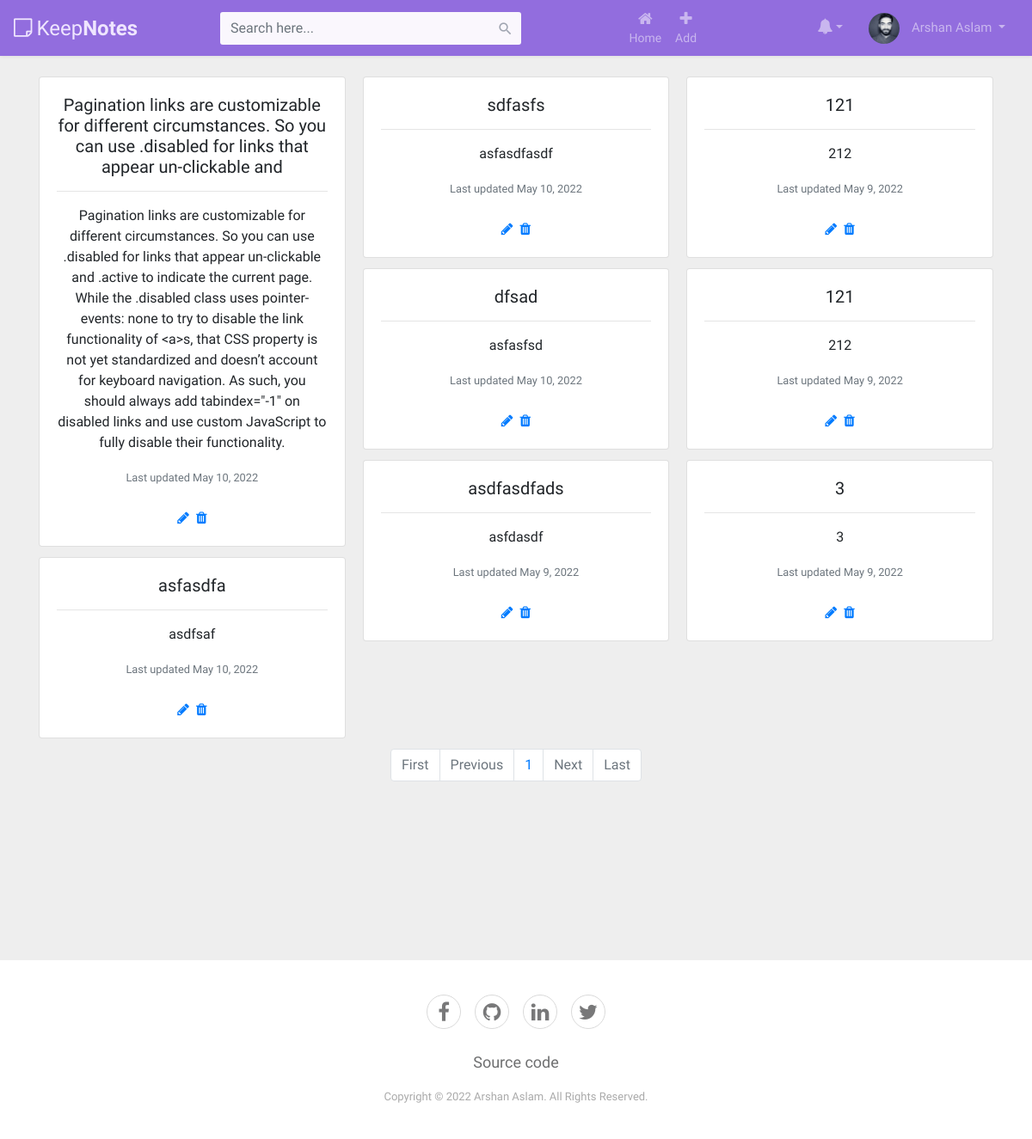
/notes/ (signed in), run on the app's committed database.
### accounts/models.py (models this page shows, shortened)
class User(AbstractUser):
    username_alphanumeric_validator = RegexValidator(r'^[0-9a-zA-Z]*$', 'Only alphanumeric characters are allowed.')
    username = models.CharField(
        _('username'),
        max_length=150,
        unique=True,
        help_text=_('Only alphanumeric characters are allowed'),
        validators=[username_alphanumeric_validator],
        error_messages={
            'unique': _("A user with that username already exists."),
        }
    )
    first_name = models.CharField(_('first name'), max_length=150, blank=True, null=False)
    last_name = models.CharField(_('last name'), max_length=150, blank=True, null=False)
    date_of_birth = models.DateField(_('date_of_birth'), max_length=150, blank=True, null=True)
    email = models.EmailField(unique=True)
    avatar = models.ImageField(upload_to="profiles/avatars/", default='default.png', null=True, blank=True)

### notes/models.py (models this page shows, shortened)
class Notes(models.Model):
    id = models.BigAutoField(primary_key=True)
    user = models.ForeignKey(User, on_delete=models.CASCADE, related_name='notes')
    title = models.CharField(max_length=150, blank=False, null=False)
    body = models.CharField(max_length=2000, blank=True, null=True)
    created_on = models.DateTimeField(auto_now_add=True)
    updated_on = models.DateTimeField(auto_now=True)
    class Meta:
        ordering = ["-created_on"]
        verbose_name_plural = "Notes"

### notes/views.py (the view)
# urls.py: path('notes/', views.NoteListView.as_view(), name='author_notes_list'),
class NoteListView(LoginRequiredMixin, ListView):
    model = Notes
    paginate_by = 8
    def get_queryset(self):
        return self.model.objects.filter(user=self.request.user).order_by('-created_on')

### notes/templates/notes/notes_list.html (shortened to what this page needs)
{% extends 'main/base.html' %}
{% load crispy_forms_tags %}
{% block content %}
    {% if notes_list %}
        <div class="container-xl mt-4">
            <div class="card-columns">
                {% for object in notes_list %}
                    <div class="card text-center">
                        <div class="card-body">
                            <h5 class="card-title">{{ object.title }}</h5>
                            <hr>
                            <p class="card-text">{{ object.body }}</p>
                            <p class="card-text"><small class="text-muted">Last updated {% if object.updated_on %}
                                {{ object.updated_on|date }}
                            {% else %}
                                {{ object.created_on|date }}
                            {% endif %}</small></p>
                            <div class="mt-4 text-center">
                                <a
                                        id="MainContent_gvNotes_ibtnUpdate_0"
                                        title="Update Note"
                                        class="m-portlet__nav-link m-portlet__nav-link--icon m--icon-font-size-lg1 textdecoration"
                                        href="{% url 'note_update' pk=object.id %}"
                                >
                                    <i class="fa fa-pencil"></i>
                                </a>
                                <a title="Delete"
                                        class="m-portlet__nav-link m-portlet__nav-link--icon m--icon-font-size-lg1 ml-1 textdecoration"
                                        href="{% url 'note_delete' pk=object.id %}">
                                    <i class="fa fa-trash"></i>
                                </a>
                            </div>
                        </div>
                    </div>
                {% endfor %}
            </div>
        </div>
    {% else %}
        <div class="signin-form text-center">
            <form method="post">
                <h5>There is note yet!</h5>
            </form>
        </div>
    {% endif %}
    <nav>
        <ul class="pagination justify-content-center">
            {% if page_obj.has_previous %}
                <li class="page-item"><a href="?page=1" class="page-link">First</a></li>
                <li class="page-item"><a href="?page={{ page_obj.previous_page_number }}" class="page-link">Previous</a>
                </li>
            {% else %}
                <li class="page-item disabled"><a href="#" class="page-link">First</a></li>
                <li class="page-item disabled"><a disabled href="" class="page-link">Previous</a></li>
            {% endif %}
            {% for num in page_obj.paginator.page_range %}
                {% if page_obj.number == num %}
                    <li class="page-item"><a href="?page{{ num }}" class="page-link">{{ num }}</a></li>
                {% elif num > page_obj.number|add:'-3' and num < page_obj.number|add:'-3' %}
                    <li class="page-item"><a href="?page{{ num }}" class="page-link">{{ num }}</a></li>
                {% endif %}
            {% endfor %}
            {% if page_obj.has_next %}
                <li class="page-item"><a href="?page={{ page_obj.next_page_number }}" class="page-link">Next</a></li>
                <li class="page-item"><a href="?page={{ page_obj.paginator.num_pages }}" class="page-link">Last</a></li>
            {% else %}
                <li class="page-item disabled"><a href="" class="page-link">Next</a></li>
                <li class="page-item disabled"><a href="" class="page-link">Last</a></li>
            {% endif %}
        </ul>
    </nav>
{% endblock content %}

### templates/main/base.html (shortened to what this page needs)
{% load static %}
<!DOCTYPE html>
<html lang="en">
<head>
    <link rel="stylesheet" href="https://stackpath.bootstrapcdn.com/bootstrap/4.5.0/css/bootstrap.min.css">
    <link rel="stylesheet" href="https://maxcdn.bootstrapcdn.com/font-awesome/4.7.0/css/font-awesome.min.css">
    <link rel="stylesheet" href="{% static "assets/keep_note/css/main.css" %}">
</head>
<body>
<nav class="navbar navbar-expand-xl navbar-dark bg-dark">
    <a href="{% if user.is_authenticated %}{% url 'author_notes_list' %}{% else %}{% url 'home' %}{% endif %}" class="navbar-brand"><i class="fa fa-sticky-note-o"></i>Keep<b>Notes</b></a>
    <div id="navbarCollapse" class="collapse navbar-collapse justify-content-start">
        {% if user.is_authenticated %}
            <form action="{% url 'search_results' %}" method="get" class="navbar-form form-inline">
                <div class="input-group search-box">
                    <input type="text" name="q" id="search" class="form-control" placeholder="Search here...">
                    <span class="input-group-addon"><i class="material-icons">&#xE8B6;</i></span>
                </div>
            </form>
            <div class="navbar-nav ml-auto">
                <a href="{% url 'author_notes_list' %}" class="nav-item nav-link"><i
                        class="fa fa-home"></i><span>Home</span></a>
                <a href="{% url 'note_create' %}" class="nav-item nav-link"><i
                        class="fa fa-plus"></i><span>Add</span></a>
            </div>
            <div class="navbar-nav ml-auto">
                <div class="nav-item dropdown">
                    <a href="#" data-toggle="dropdown" class="nav-item nav-link dropdown-toggle user-action"><i
                            class="fa fa-bell"></i></a>
                </div>
            </div>
            </div>
            <div class="navbar-nav ml-auto">
                <div class="nav-item dropdown">
                    <a href="#" data-toggle="dropdown" class="nav-item nav-link dropdown-toggle user-action"><img
                            src="{{ user.avatar.url }}" class="avatar"
                            alt="{% if user.first_name %}{{ user.first_name|title }}{% endif %}
                                {% if user.last_name %}{{ user.last_name|title }}{% endif %}">
                        {% if user.first_name %}{{ user.first_name|title }}{% endif %}
                        {% if user.last_name %}{{ user.last_name|title }}{% endif %}
                    </a>
                </div>
            </div>
        {% else %}
            <div class="navbar-nav ml-auto action-buttons">
                <a href="{% url 'account_login' %}" class="btn nav-link  mr-4">Login</a>
                <a href="{% url 'account_signup' %}" class="btn btn-primary sign-up-btn ">Sign up</a>
            </div>
        {% endif %}
</nav>
{% block content %}
{% endblock content %}
<br>
<br>
<br>
<br>
<br>
<br>
<br>
<br>
<div class="footer-basic">
        <footer>
            <div class="social"><a href="https://www.facebook.com/arshanaslam1"><i class="fa fa-facebook"></i></a><a href="https://github.com/arshanaslam1"><i class="fa fa-github"></i></a><a href="https://www.linkedin.com/in/arshanaslam1/"><i class="fa fa-linkedin"></i></a><a href="https://twitter.com/arshanaslam1"><i class="fa fa-twitter"></i></a></div>
            <ul class="list-inline">
                <li class="list-inline-item"><a href="https://github.com/arshanaslam1/keep-notes">Source code</a></li>
            </ul>
            <p class="copyright">Copyright © 2022 Arshan Aslam. All Rights Reserved.</p>
        </footer>
    </div>
</body>
</html>

### static/assets/keep_note/css/main.css (style rules this page uses)
body { background: #eeeeee; font-family: 'Varela Round', sans-serif; }
.navbar { color: #fff; background: #926dde !important; padding: 5px 16px; border-radius: 0; border: none; box-shadow: 0 0 4px rgba(0, 0, 0, .1); }
.navbar img { border-radius: 50%; width: 36px; height: 36px; margin-right: 10px; }
.navbar .navbar-brand { color: #efe5ff; padding-left: 0; padding-right: 50px; font-size: 24px; }
.navbar .navbar-brand i { font-size: 25px; margin-right: 5px; }
.search-box { position: relative; }
.search-box input { padding-right: 35px; min-height: 38px; border: none; background: #faf7fd; border-radius: 3px !important; }
.search-box .input-group-addon { min-width: 35px; border: none; background: transparent; position: absolute; right: 0; z-index: 9; padding: 10px 7px; height: 100%; }
.search-box i { color: #a0a5b1; font-size: 19px; }
.navbar .nav-item i { font-size: 18px; }
.navbar .nav-item span { position: relative; top: 3px; }
.navbar .navbar-nav > a { color: #efe5ff; padding: 8px 15px; font-size: 14px; }
.navbar .navbar-nav > a > i { display: block; text-align: center; }
.navbar .navbar-nav .user-action { padding: 9px 15px; font-size: 15px; }
@media (min-width: 1200px) { .form-inline .input-group { width: 350px; margin-left: 30px; } }
input, textarea { border-radius: 3px !important; }
.form-control { font-size: 16px; transition: all 0.4s; box-shadow: none; }
.form-control, .btn { border-radius: 50px; outline: none !important; }
.footer-basic { padding: 40px 0; background-color: #ffffff; color: #4b4c4d; left: 0; bottom: 0; width: 100%; }
.footer-basic ul { padding: 0; list-style: none; text-align: center; font-size: 18px; line-height: 1.6; margin-bottom: 0; }
.footer-basic li { padding: 0 10px; }
.footer-basic ul a { color: inherit; text-decoration: none; opacity: 0.8; }
.footer-basic .social { text-align: center; padding-bottom: 25px; }
.footer-basic .social > a { font-size: 24px; width: 40px; height: 40px; line-height: 40px; display: inline-block; text-align: center; border-radius: 50%; border: 1px solid #ccc; margin: 0 8px; color: inherit; opacity: 0.75; }
.footer-basic .copyright { margin-top: 15px; text-align: center; font-size: 13px; color: #aaa; margin-bottom: 0; }

### data on the page
User: avatar (picture), first_name "Arshan", last_name "Aslam"
Notes: title "Pagination links are customizable for different circumstances. So you can use .disabled for links that appear un-clickable and", body "Pagination links are customizable for different circumstances. So you can use .disabled for links that appear un-clickable and .active to indicate the current page. While the .disabled class uses pointer-events: none to try to disable the link functionality of <a>s, that CSS property is not yet standardized and doesn’t account for keyboard navigation. As such, you should always add tabindex=\"-1\" on disabled links and use custom JavaScript to fully disable their functionality.", updated_on "May 10, 2022"
Notes: title "asfasdfa", body "asdfsaf", updated_on "May 10, 2022"
Notes: title "sdfasfs", body "asfasdfasdf", updated_on "May 10, 2022"
Notes: title "dfsad", body "asfasfsd", updated_on "May 10, 2022"
Notes: title "asdfasdfads", body "asfdasdf", updated_on "May 9, 2022"
Notes: title "121", body "212", updated_on "May 9, 2022"
Notes: title "121", body "212", updated_on "May 9, 2022"
Notes: title "3", body "3", updated_on "May 9, 2022"

### other printed values
{{ num }} "1"
